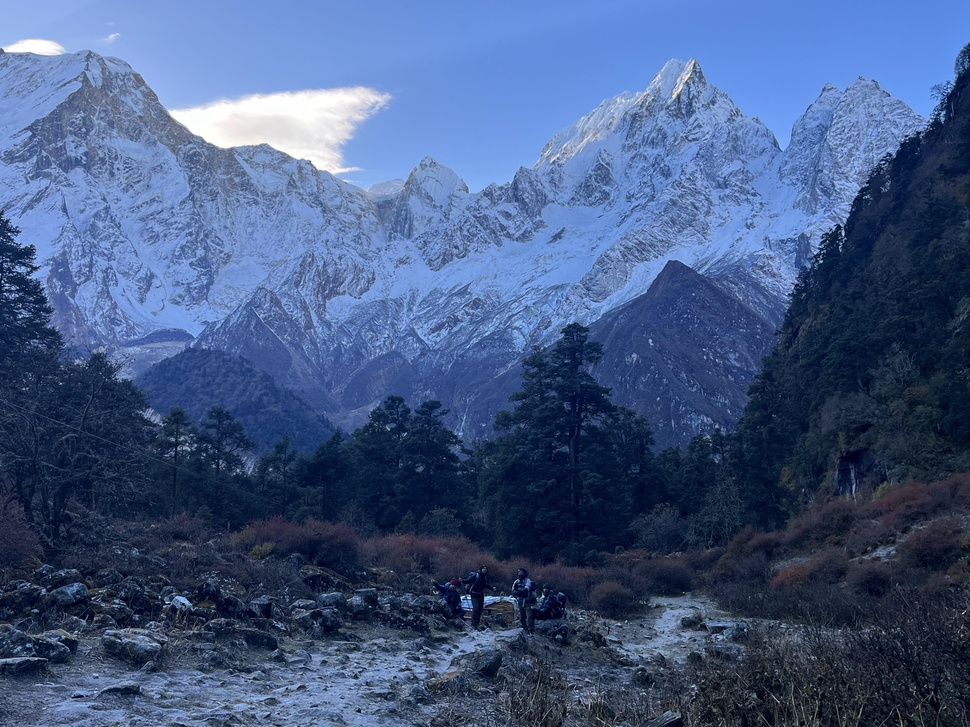
#> input picture task1/input_img.JPG, 970 x 727 px, shrunk from 4032 x 3024 before the run, found by its file name
$ python task1_image_manipulation.py
#> lines starting #> are read from the running program, lines starting #| are printed output that depends on the picture
import cv2
import os
import numpy as np


INPUT_IMAGE_PATH = 'input_img.jpg' # Our input image
OUTPUT_DIR = 'output_task1'          # Directory to save processed images
GAUSSIAN_KERNEL_SIZE = (25, 25)        # Kernel size for Gaussian Blur
CANNY_THRESHOLD1 = 100               # Lower threshold for Canny
CANNY_THRESHOLD2 = 200               # Upper threshold for Canny


def save_image(image, filename, output_dir=OUTPUT_DIR):

    if not os.path.exists(output_dir):
        os.makedirs(output_dir)
    filepath = os.path.join(output_dir, filename)
    cv2.imwrite(filepath, image)
    print(f"Saved: {filepath}")

def process_image(image_path):

    #  Loading  Image
#> called with image_path = 'input_img.jpg'
    img = cv2.imread(image_path)
#> img is the input picture: shape (727, 970, 3); mean B, G, R 131, 89.4, 67.3
    if img is None:
        print(f"Error: Could not load image from {image_path}")
        return

    print(f"Loaded image: {image_path} with shape {img.shape}")
#| Loaded image: input_img.jpg with shape (727, 970, 3)


    #  Converting to Grayscale
    gray_img = cv2.cvtColor(img, cv2.COLOR_BGR2GRAY)
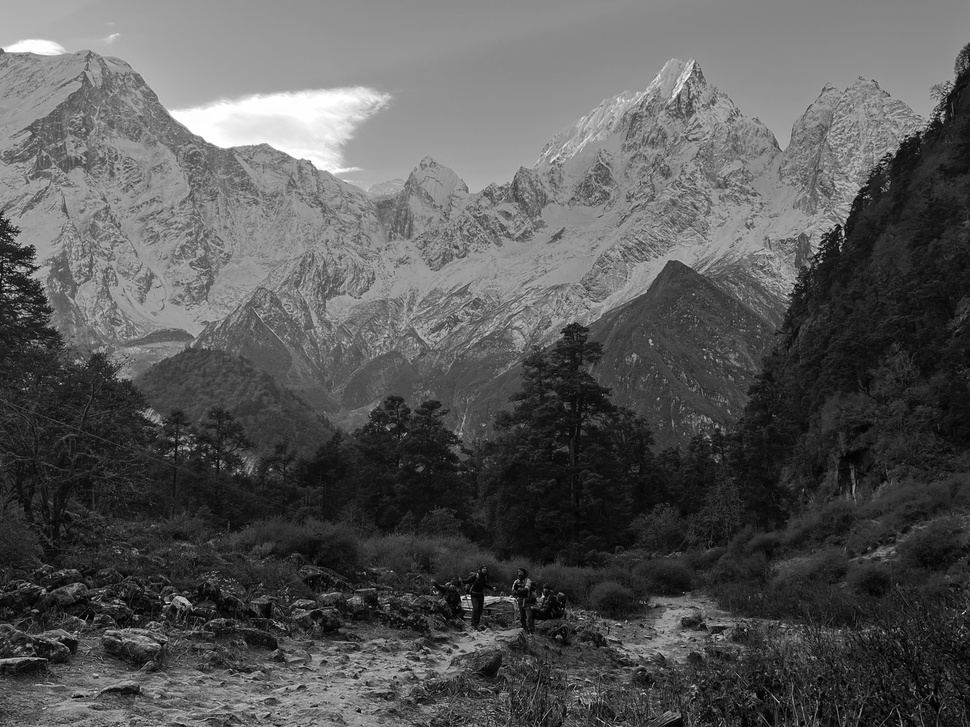
#> gray_img: shape (727, 970); min 1, max 255, mean 87.5
    save_image(gray_img, 'output_grayscale.jpg')


    #  Applying Gaussian Blur

    blurred_img = cv2.GaussianBlur(img, GAUSSIAN_KERNEL_SIZE, 0)
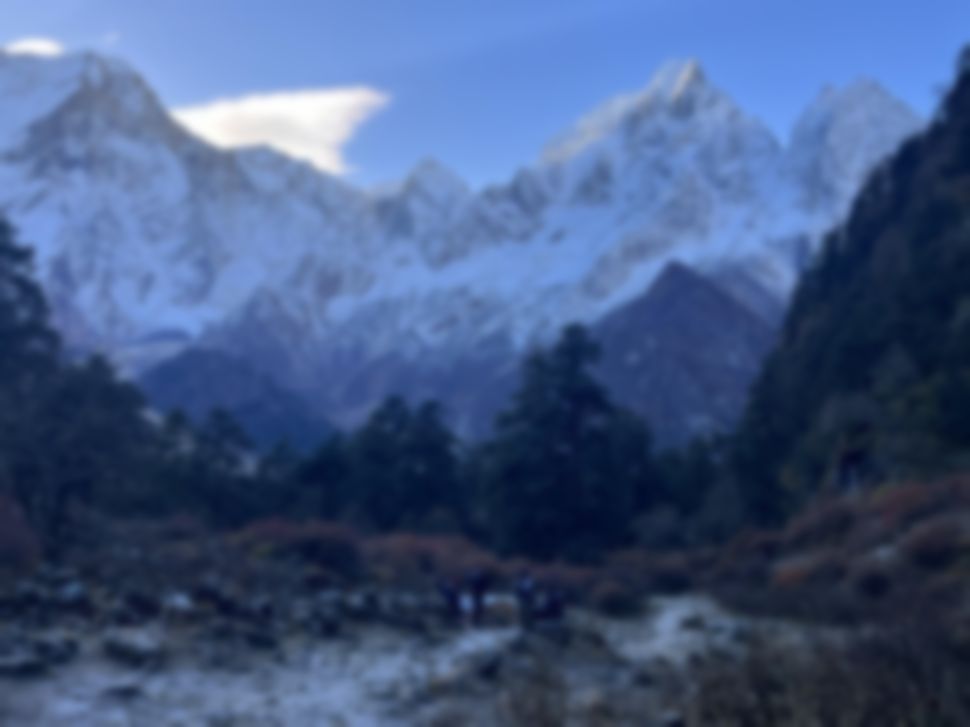
#> blurred_img: shape (727, 970, 3); mean B, G, R 131, 89.4, 67.3
    save_image(blurred_img, 'output_blurred.jpg')


    #  Detecting Edges using Canny Edge Detector
    edges_img = cv2.Canny(gray_img, CANNY_THRESHOLD1, CANNY_THRESHOLD2)
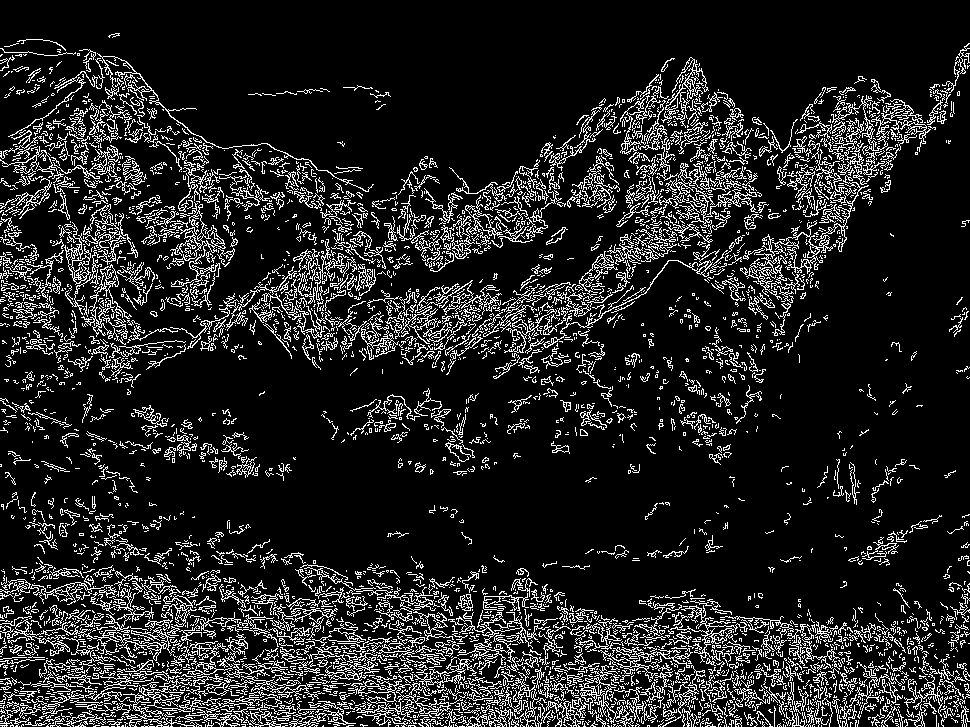
#> edges_img: shape (727, 970); 13.6% white in thin lines or dots
    save_image(edges_img, 'output_edges.jpg')

if __name__ == "__main__":

    if not os.path.exists(INPUT_IMAGE_PATH):
         print(f"Error: Input image '{INPUT_IMAGE_PATH}' not found.")
         print("Please place an image file named 'input_image.jpg' in the script directory or update INPUT_IMAGE_PATH.")
    else:
        process_image(INPUT_IMAGE_PATH)
